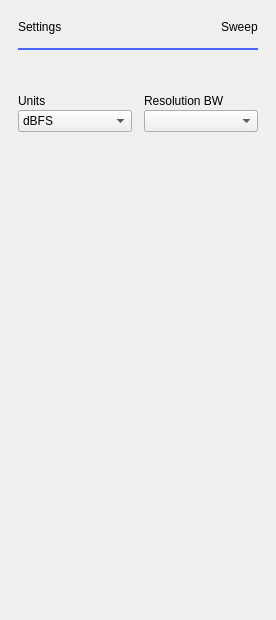
             <widget class="QWidget" name="sweepSettings">
              <layout class="QVBoxLayout" name="verticalLayout_7">
               <property name="spacing">
                <number>0</number>
               </property>
               <property name="leftMargin">
                <number>18</number>
               </property>
               <property name="topMargin">
                <number>20</number>
               </property>
               <property name="rightMargin">
                <number>18</number>
               </property>
               <property name="bottomMargin">
                <number>0</number>
               </property>
               <item>
                <layout class="QHBoxLayout" name="hLayout_title">
                 <property name="bottomMargin">
                  <number>14</number>
                 </property>
                 <item>
                  <widget class="QLabel" name="labelSettingsTitle">
                   <property name="text">
                    <string>Settings</string>
                   </property>
                  </widget>
                 </item>
                 <item>
                  <spacer name="horizontalSpacer_7">
                   <property name="orientation">
                    <enum>Qt::Horizontal</enum>
                   </property>
                   <property name="sizeHint" stdset="0">
                    <size>
                     <width>0</width>
                     <height>10</height>
                    </size>
                   </property>
                  </spacer>
                 </item>
                 <item>
                  <widget class="QLabel" name="label">
                   <property name="text">
                    <string>Sweep</string>
                   </property>
                  </widget>
                 </item>
                </layout>
               </item>
               <item>
                <widget class="Line" name="lineSweepSettingsTitle">
                 <property name="minimumSize">
                  <size>
                   <width>240</width>
                   <height>2</height>
                  </size>
                 </property>
                 <property name="maximumSize">
                  <size>
                   <width>16777215</width>
                   <height>2</height>
                  </size>
                 </property>
                 <property name="styleSheet">
                  <string notr="true">border: 2px solid rgb(74, 100, 255);</string>
                 </property>
                 <property name="orientation">
                  <enum>Qt::Horizontal</enum>
                 </property>
                </widget>
               </item>
               <item>
                <layout class="QGridLayout" name="gridSweepControls">
                 <property name="leftMargin">
                  <number>0</number>
                 </property>
                 <property name="topMargin">
                  <number>20</number>
                 </property>
                 <property name="rightMargin">
                  <number>0</number>
                 </property>
                 <property name="bottomMargin">
                  <number>77</number>
                 </property>
                 <property name="spacing">
                  <number>12</number>
                 </property>
                 <item row="2" column="0">
                  <layout class="QVBoxLayout" name="verticalLayout_5">
                   <property name="spacing">
                    <number>2</number>
                   </property>
                   <item>
                    <widget class="QLabel" name="lbl_units">
                     <property name="text">
                      <string>Units</string>
                     </property>
                    </widget>
                   </item>
                   <item>
                    <widget class="QComboBox" name="cmb_units">
                     <item>
                      <property name="text">
                       <string>dBFS</string>
                      </property>
                     </item>
                    </widget>
                   </item>
                  </layout>
                 </item>
                 <item row="0" column="1">
                  <widget class="adiscope::PositionSpinButton" name="stop_freq" native="true">
                   <property name="units" stdset="0">
                    <stringlist>
                     <string>Hz=1e0</string>
                     <string>kHz=1e3</string>
                     <string>MHz=1e6</string>
                    </stringlist>
                   </property>
                   <property name="name" stdset="0">
                    <string>Stop</string>
                   </property>
                   <property name="show_progress" stdset="0">
                    <bool>false</bool>
                   </property>
                   <property name="min_value" stdset="0">
                    <double>0.000000000000000</double>
                   </property>
                  </widget>
                 </item>
                 <item row="0" column="0">
                  <widget class="adiscope::PositionSpinButton" name="start_freq" native="true">
                   <property name="units" stdset="0">
                    <stringlist>
                     <string>Hz=1e0</string>
                     <string>kHz=1e3</string>
                     <string>MHz=1e6</string>
                    </stringlist>
                   </property>
                   <property name="name" stdset="0">
                    <string>Start</string>
                   </property>
                   <property name="show_progress" stdset="0">
                    <bool>false</bool>
                   </property>
                   <property name="min_value" stdset="0">
                    <double>0.000000000000000</double>
                   </property>
                  </widget>
                 </item>
                 <item row="1" column="1">
                  <widget class="adiscope::PositionSpinButton" name="span_freq" native="true">
                   <property name="units" stdset="0">
                    <stringlist>
                     <string>Hz=1e0</string>
                     <string>kHz=1e3</string>
                     <string>MHz=1e6</string>
                    </stringlist>
                   </property>
                   <property name="name" stdset="0">
                    <string>Span</string>
                   </property>
                   <property name="show_progress" stdset="0">
                    <bool>false</bool>
                   </property>
                   <property name="min_value" stdset="0">
                    <double>0.000000000000000</double>
                   </property>
                  </widget>
                 </item>
                 <item row="1" column="0">
                  <widget class="adiscope::PositionSpinButton" name="center_freq" native="true">
                   <property name="units" stdset="0">
                    <stringlist>
                     <string>Hz=1e0</string>
                     <string>kHz=1e3</string>
                     <string>MHz=1e6</string>
                    </stringlist>
                   </property>
                   <property name="name" stdset="0">
                    <string>Center</string>
                   </property>
                   <property name="show_progress" stdset="0">
                    <bool>false</bool>
                   </property>
                   <property name="min_value" stdset="0">
                    <double>0.000000000000000</double>
                   </property>
                  </widget>
                 </item>
                 <item row="2" column="1">
                  <layout class="QVBoxLayout" name="verticalLayout_9">
                   <property name="spacing">
                    <number>2</number>
                   </property>
                   <item>
                    <widget class="QLabel" name="lbl_rbw">
                     <property name="text">
                      <string>Resolution BW</string>
                     </property>
                    </widget>
                   </item>
                   <item>
                    <widget class="QComboBox" name="cmb_rbw"/>
                   </item>
                  </layout>
                 </item>
                </layout>
               </item>
               <item>
                <spacer name="verticalSpacer_6">
                 <property name="orientation">
                  <enum>Qt::Vertical</enum>
                 </property>
                 <property name="sizeHint" stdset="0">
                  <size>
                   <width>20</width>
                   <height>411</height>
                  </size>
                 </property>
                </spacer>
               </item>
              </layout>
             </widget>
